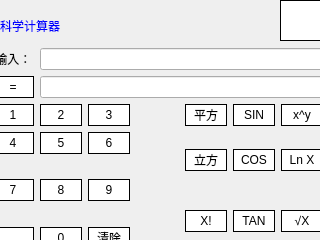
<?xml version="1.0" encoding="UTF-8"?>
<ui version="4.0">
 <class>SCIENCE</class>
 <widget class="QWidget" name="SCIENCE">
  <property name="geometry">
   <rect>
    <x>0</x>
    <y>0</y>
    <width>320</width>
    <height>240</height>
   </rect>
  </property>
  <property name="windowTitle">
   <string>Form</string>
  </property>
  <property name="styleSheet">
   <string notr="true">QWidget{
background-image: url(:/picture/1.jpg);

}
QPushButton{
min-height:20px;
min-width:20px;
border:1px solid black;
color:blacl;
background-color:white;
}</string>
  </property>
  <widget class="QLabel" name="label">
   <property name="geometry">
    <rect>
     <x>0</x>
     <y>10</y>
     <width>341</width>
     <height>31</height>
    </rect>
   </property>
   <property name="styleSheet">
    <string notr="true">font: 75 italic 24pt &quot;楷体&quot;;
color: rgb(0, 0, 255);</string>
   </property>
   <property name="text">
    <string>科学计算器</string>
   </property>
  </widget>
  <widget class="QPushButton" name="pushButton_9">
   <property name="geometry">
    <rect>
     <x>280</x>
     <y>0</y>
     <width>41</width>
     <height>41</height>
    </rect>
   </property>
   <property name="styleSheet">
    <string notr="true">border-image: url(:/picture/close.jpg);</string>
   </property>
   <property name="text">
    <string/>
   </property>
  </widget>
  <widget class="QWidget" name="widget" native="true">
   <property name="geometry">
    <rect>
     <x>-8</x>
     <y>48</y>
     <width>331</width>
     <height>201</height>
    </rect>
   </property>
   <layout class="QGridLayout" name="gridLayout">
    <item row="3" column="4" rowspan="2">
     <widget class="QPushButton" name="pushButton_lifang">
      <property name="text">
       <string>立方</string>
      </property>
     </widget>
    </item>
    <item row="0" column="1" colspan="6">
     <widget class="QLineEdit" name="lineEdit_input"/>
    </item>
    <item row="2" column="2">
     <widget class="QPushButton" name="pushButton_3">
      <property name="text">
       <string>3</string>
      </property>
     </widget>
    </item>
    <item row="0" column="0">
     <widget class="QLabel" name="label_2">
      <property name="text">
       <string> 输入：</string>
      </property>
     </widget>
    </item>
    <item row="4" column="0" rowspan="2">
     <widget class="QPushButton" name="pushButton_6">
      <property name="text">
       <string>7</string>
      </property>
     </widget>
    </item>
    <item row="4" column="1" rowspan="2">
     <widget class="QPushButton" name="pushButton_7">
      <property name="text">
       <string>8</string>
      </property>
     </widget>
    </item>
    <item row="5" column="5" rowspan="2">
     <widget class="QPushButton" name="pushButton_zhengqie">
      <property name="text">
       <string>TAN</string>
      </property>
     </widget>
    </item>
    <item row="5" column="6" rowspan="2">
     <widget class="QPushButton" name="pushButton_GEN">
      <property name="text">
       <string>√X</string>
      </property>
     </widget>
    </item>
    <item row="6" column="0">
     <widget class="QPushButton" name="pushButton_POINT">
      <property name="text">
       <string>.</string>
      </property>
     </widget>
    </item>
    <item row="6" column="1">
     <widget class="QPushButton" name="pushButton_10">
      <property name="text">
       <string>0</string>
      </property>
     </widget>
    </item>
    <item row="5" column="4" rowspan="2">
     <widget class="QPushButton" name="pushButton_jiecheng">
      <property name="text">
       <string>X!</string>
      </property>
     </widget>
    </item>
    <item row="6" column="2">
     <widget class="QPushButton" name="pushButton_clean">
      <property name="text">
       <string>清除</string>
      </property>
     </widget>
    </item>
    <item row="4" column="2" rowspan="2">
     <widget class="QPushButton" name="pushButton_8">
      <property name="text">
       <string>9</string>
      </property>
     </widget>
    </item>
    <item row="3" column="2">
     <widget class="QPushButton" name="pushButton_5">
      <property name="text">
       <string>6</string>
      </property>
     </widget>
    </item>
    <item row="1" column="1" colspan="6">
     <widget class="QLineEdit" name="lineEdit_output"/>
    </item>
    <item row="2" column="0">
     <widget class="QPushButton" name="pushButton_1">
      <property name="text">
       <string>1</string>
      </property>
     </widget>
    </item>
    <item row="2" column="1">
     <widget class="QPushButton" name="pushButton_2">
      <property name="text">
       <string>2</string>
      </property>
     </widget>
    </item>
    <item row="2" column="4">
     <widget class="QPushButton" name="pushButton_pingfang">
      <property name="text">
       <string>平方</string>
      </property>
     </widget>
    </item>
    <item row="2" column="5">
     <widget class="QPushButton" name="pushButton_zhengxian">
      <property name="text">
       <string>SIN</string>
      </property>
     </widget>
    </item>
    <item row="2" column="6">
     <widget class="QPushButton" name="pushButton_zhishu">
      <property name="text">
       <string>x^y</string>
      </property>
     </widget>
    </item>
    <item row="3" column="0">
     <widget class="QPushButton" name="pushButton_4">
      <property name="text">
       <string>4</string>
      </property>
     </widget>
    </item>
    <item row="3" column="1">
     <widget class="QPushButton" name="pushButton">
      <property name="text">
       <string>5</string>
      </property>
     </widget>
    </item>
    <item row="3" column="5" rowspan="2">
     <widget class="QPushButton" name="pushButton_yuxian">
      <property name="text">
       <string>COS</string>
      </property>
     </widget>
    </item>
    <item row="3" column="6" rowspan="2">
     <widget class="QPushButton" name="pushButton_daoshu">
      <property name="text">
       <string>Ln X</string>
      </property>
     </widget>
    </item>
    <item row="1" column="0">
     <widget class="QPushButton" name="pushButton_EQUAL">
      <property name="text">
       <string>=</string>
      </property>
     </widget>
    </item>
   </layout>
  </widget>
 </widget>
 <resources/>
 <connections>
  <connection>
   <sender>pushButton_9</sender>
   <signal>clicked()</signal>
   <receiver>SCIENCE</receiver>
   <slot>close()</slot>
   <hints>
    <hint type="sourcelabel">
     <x>320</x>
     <y>22</y>
    </hint>
    <hint type="destinationlabel">
     <x>15</x>
     <y>15</y>
    </hint>
   </hints>
  </connection>
 </connections>
</ui>
